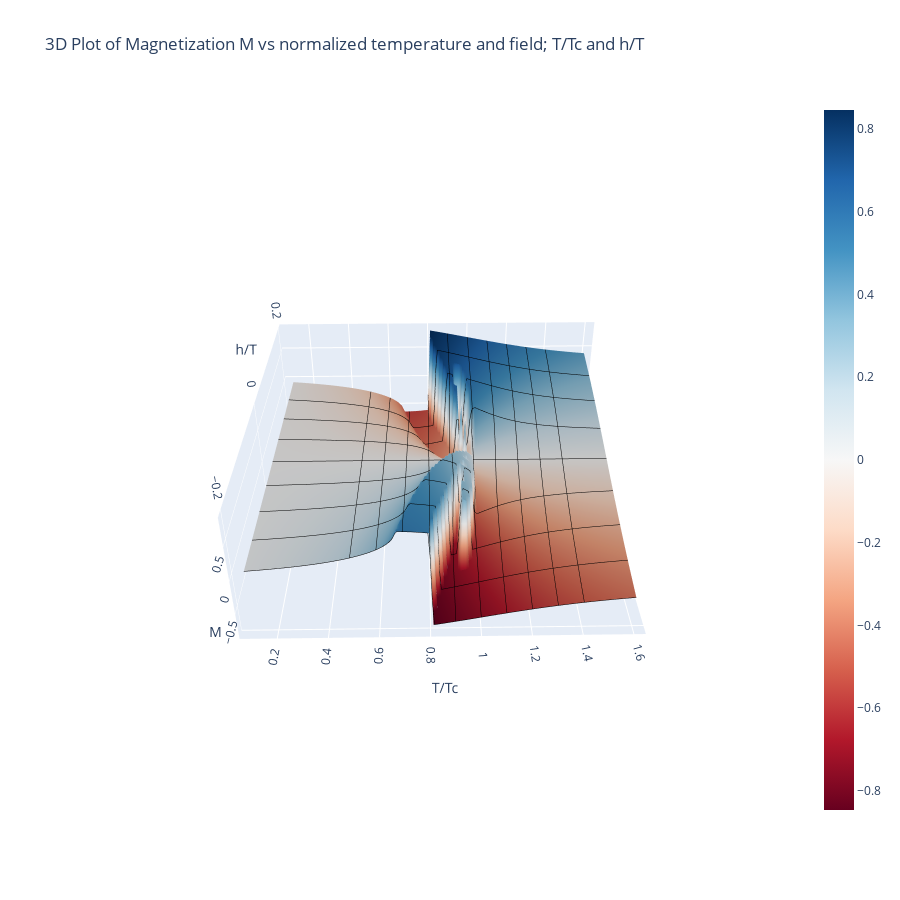

The notebook cell this image was saved under:
### Code cell
import plotly.graph_objects as go
import numpy as np
from scipy.optimize import fsolve
from scipy.optimize import root_scalar  # Importing root_scalar

def compute_xcross(T, h_over_T):
    
    def f(M):
        Tc = 1.0  # Normalized temperature
        h = h_over_T * T  # Compute actual h from h/T and T
        return M - np.tanh((M + h) / (T / Tc))
    
    # Using symmetric interval for root finding to allow negative solutions
    interval = [-2.0, 2.0]

    # Check if a root is likely within the given range
    if f(interval[0]) * f(interval[1]) > 0:
        return 0.0  # If no root likely, return 0
    
    # Find the root using bisection method within the specified range
    result = root_scalar(f, bracket=interval, method='bisect')
    
    return result.root 

# Define ranges for h/T  and T/Tc (from 0.2 to 1.5)
h_over_T_values = np.linspace(-0.2, 0.2, 100)
temperature_over_Tc_values = np.linspace(0.1, 1.6, 100)

# Create a meshgrid for T/Tc and h/T
H_over_T, T_over_Tc = np.meshgrid(h_over_T_values, temperature_over_Tc_values)

# Initialize an array for magnetizations
Magnetizations = np.zeros_like(H_over_T)

# Compute M for each (h/T, T/Tc) pair in the meshgrid
for i, T in enumerate(temperature_over_Tc_values):
    for j, h in enumerate(h_over_T_values):
        
        Magnetizations[i, j] = compute_xcross(T, h)


# Create a 3D surface plot using Plotly
fig = go.Figure(data=[go.Surface(z=Magnetizations, x=H_over_T, y=T_over_Tc, 
                                 colorscale='RdBu', 
                                 contours={
                                     #'z': {'show': True, 'start': -1.0, 'end': 1.0, 'size': 0.1, 'color':'orange'},
                                     'x': {'show': True, 'start': -1, 'end': 1, 'size': 0.05, 'color':'black'},
                                     'y': {'show': True, 'start': 0.5, 'end': 1.5, 'size': 0.1, 'color':'black'}
                                 })])

# Update plot layout
fig.update_layout(
    title='3D Plot of Magnetization M vs normalized temperature and field; T/Tc and h/T',
    scene=dict(
        xaxis_title='h/T',
        yaxis_title='T/Tc',
        zaxis_title='M',
        aspectmode='manual',
        yaxis_autorange='reversed',  # Reverse the Y-axis
        aspectratio=dict(x=2, y=2, z=0.75),  # Adjust these values as needed
        camera=dict(
            eye=dict(x=-4, y=-2, z=2),  # Adjust camera "eye" position for better view
            up=dict(x=0, y=0, z=1)  # Ensures Z is up
        )
    ),
    autosize=False,
    width=900,
    height=900
)

# Display the figure with configuration options
fig.show()

### Figure 1 — Plotly figure (JSON) as saved in the notebook; plotly's stock layout.template omitted (floating-point values rounded to 4 significant figures; data arrays with more than 128 entries replaced by an {"elided": "..."} marker saying what was removed)
{"data": [{"colorscale": [[0, "rgb(103,0,31)"], [0.1, "rgb(178,24,43)"], [0.2, "rgb(214,96,77)"], [0.3, "rgb(244,165,130)"], [0.4, "rgb(253,219,199)"], [0.5, "rgb(247,247,247)"], [0.6, "rgb(209,229,240)"], [0.7, "rgb(146,197,222)"], [0.8, "rgb(67,147,195)"], [0.9, "rgb(33,102,172)"], [1, "rgb(5,48,97)"]], "contours": {"x": {"color": "black", "end": 1, "show": true, "size": 0.05, "start": -1}, "y": {"color": "black", "end": 1.5, "show": true, "size": 0.1, "start": 0.5}}, "type": "surface", "x": {"elided": "100x100 float values"}, "y": {"elided": "100x100 float values"}, "z": {"elided": "100x100 float values"}}], "layout": {"autosize": false, "height": 900, "scene": {"aspectmode": "manual", "aspectratio": {"x": 2, "y": 2, "z": 0.75}, "camera": {"center": {"x": 0, "y": 0, "z": 0}, "eye": {"x": -4.067, "y": 0.06745, "z": 2.73}, "projection": {"type": "perspective"}, "up": {"x": 0, "y": 0, "z": 1}}, "xaxis": {"title": {"text": "h/T"}, "type": "linear"}, "yaxis": {"autorange": "reversed", "title": {"text": "T/Tc"}, "type": "linear"}, "zaxis": {"title": {"text": "M"}, "type": "linear"}}, "title": {"text": "3D Plot of Magnetization M vs normalized temperature and field; T/Tc and h/T"}, "width": 900}}
